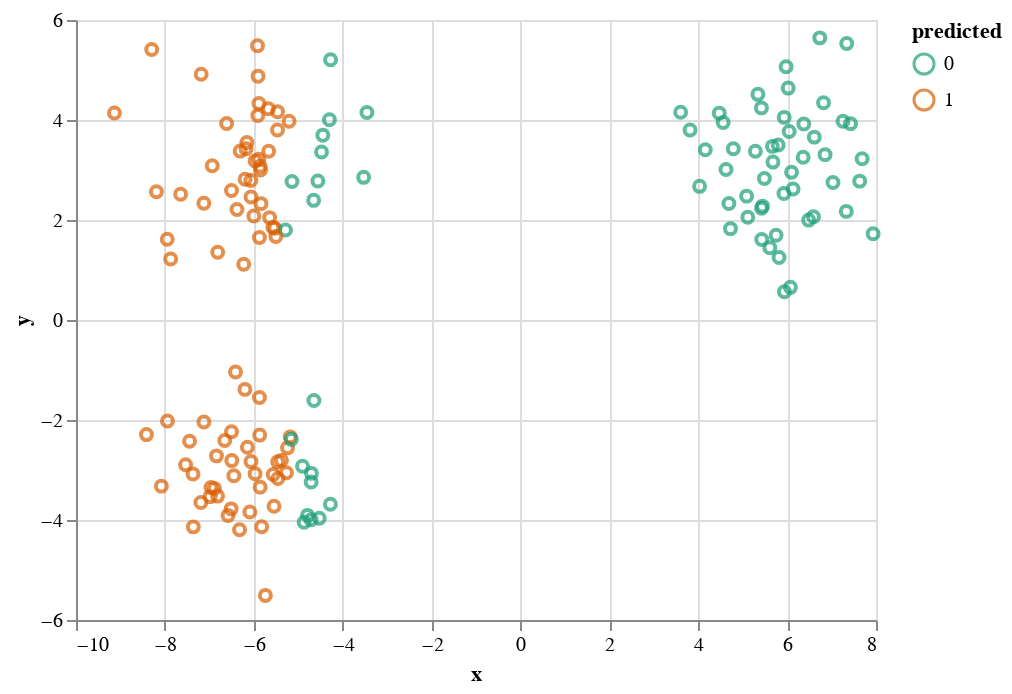
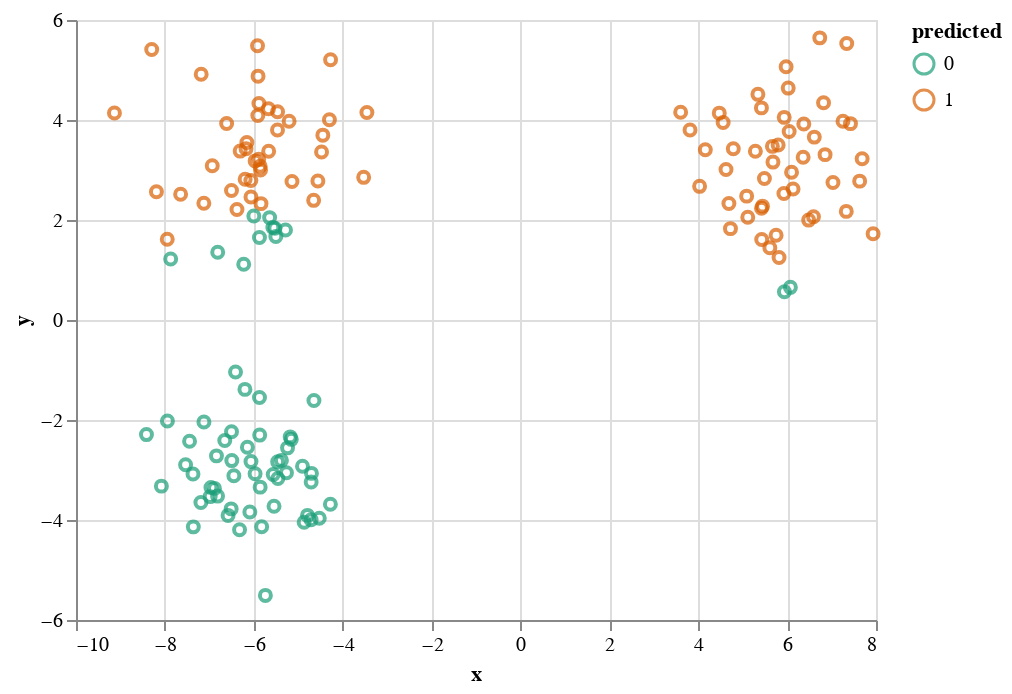
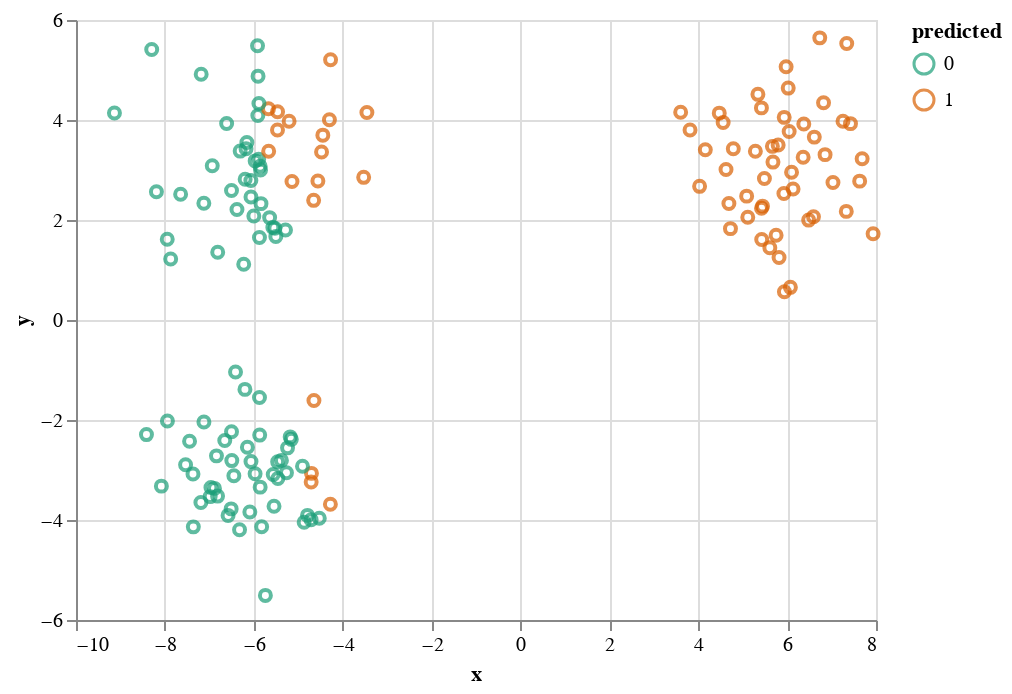

Notebook cell for these charts, in order:
### Code cell
def plot_cut_between(q, idx1, idx2):
    i = q.labels.index((idx1, idx2))
    if i is None:
        i = q.labels.indes((idx2, idx1))
        inv = True
        p.assignments(data.xs, ~q.values[:, i]).display()
    else:
        p.assignments(data.xs, q.values[:, i]).display()
plot_cut_between(q, p1, p2)
plot_cut_between(q, p1, p3)
plot_cut_between(q, p2, p3)

### Figure 1 — Vega-Lite specification as saved in the notebook (floating-point values rounded to 4 significant figures; data arrays with more than 128 entries replaced by an {"elided": "..."} marker saying what was removed)
{"config": {"view": {"continuousWidth": 400, "continuousHeight": 300}}, "data": {"name": "data-cfb021b3a3de5a8973799bd200c5e120"}, "mark": "point", "encoding": {"color": {"type": "nominal", "field": "predicted", "scale": {"scheme": "dark2"}}, "x": {"type": "quantitative", "field": "x"}, "y": {"type": "quantitative", "field": "y"}}, "$schema": "https://vega.github.io/schema/vega-lite/v4.8.1.json", "datasets": {"data-cfb021b3a3de5a8973799bd200c5e120": {"elided": "150 records"}}}

### Figure 2 — Vega-Lite specification as saved in the notebook (floating-point values rounded to 4 significant figures; data arrays with more than 128 entries replaced by an {"elided": "..."} marker saying what was removed)
{"config": {"view": {"continuousWidth": 400, "continuousHeight": 300}}, "data": {"name": "data-6838d3029d596baa3c5366fe1ca64790"}, "mark": "point", "encoding": {"color": {"type": "nominal", "field": "predicted", "scale": {"scheme": "dark2"}}, "x": {"type": "quantitative", "field": "x"}, "y": {"type": "quantitative", "field": "y"}}, "$schema": "https://vega.github.io/schema/vega-lite/v4.8.1.json", "datasets": {"data-6838d3029d596baa3c5366fe1ca64790": {"elided": "150 records"}}}

### Figure 3 — Vega-Lite specification as saved in the notebook (floating-point values rounded to 4 significant figures; data arrays with more than 128 entries replaced by an {"elided": "..."} marker saying what was removed)
{"config": {"view": {"continuousWidth": 400, "continuousHeight": 300}}, "data": {"name": "data-bdb413fa4a65ade92206e0427a65ad78"}, "mark": "point", "encoding": {"color": {"type": "nominal", "field": "predicted", "scale": {"scheme": "dark2"}}, "x": {"type": "quantitative", "field": "x"}, "y": {"type": "quantitative", "field": "y"}}, "$schema": "https://vega.github.io/schema/vega-lite/v4.8.1.json", "datasets": {"data-bdb413fa4a65ade92206e0427a65ad78": {"elided": "150 records"}}}
